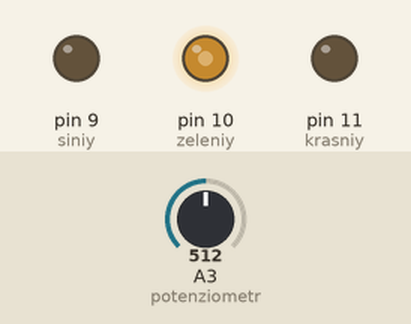
Recording of a sketch running on a simulated Arduino Uno, built with avr-gcc and run on an emulated ATmega328P. Shown: output pins drawn as LEDs (lit = HIGH). The test bench sets the inputs (shaded band); at power-on: A3 (potenziometr) = 512.

Above: at 1.2 s.
1.3 s: A3 (potenziometr) set to 331
At 2.4 s:
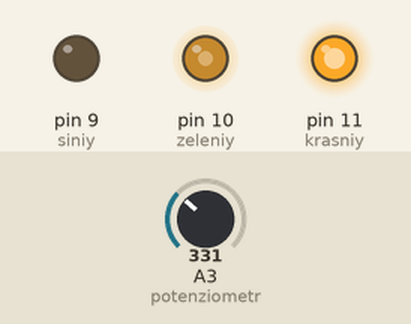
2.8 s: A3 (potenziometr) set to 351
At 3.5 s:
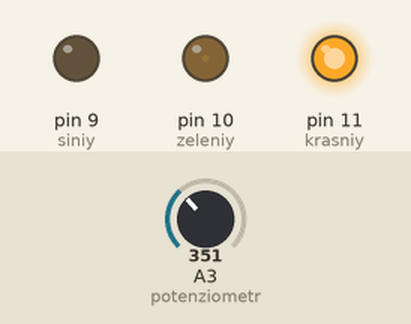
4.3 s: A3 (potenziometr) set to 122
At 4.7 s:
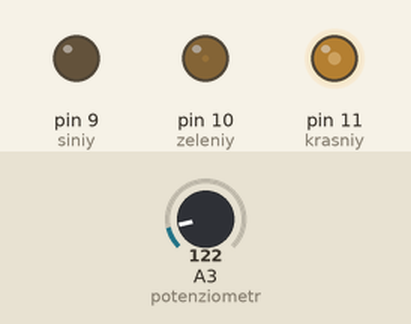
5.8 s: A3 (potenziometr) set to 0
At 7.0 s:
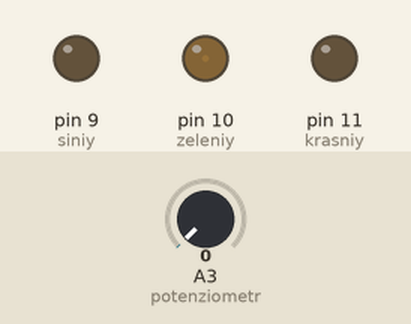
7.3 s: A3 (potenziometr) set to 692
At 8.1 s:
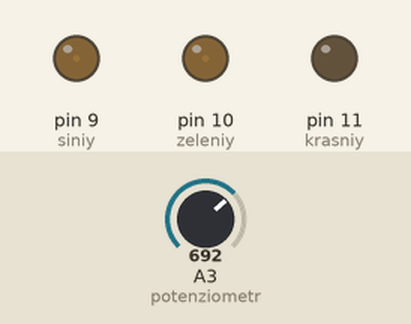
Timing chart, 0 to 9.8 s (numbered marks = the images above; inputs shaded):
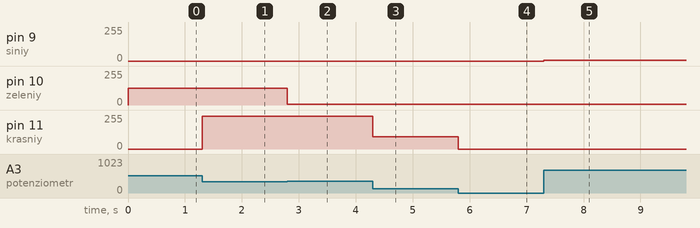

Measured:
- after the input at 1.3 s, pin 11 (krasniy): 0/255 → 247/255 at once
- after the input at 2.8 s, pin 10 (zeleniy): 127/255 → 6/255 at once
- after the input at 4.3 s, pin 11 (krasniy): 247/255 → 91/255 at once
- after the input at 5.8 s, pin 11 (krasniy): 91/255 → 0/255 at once
- after the input at 7.3 s, pin 9 (siniy): 0/255 → 6/255 at once

The sketch:

rgb.ino
```cpp
const int potenziometr = A3;
const int krasniy = 11;
const int zeleniy = 10;
const int siniy = 9;
int urovenyarkosti_k = 0;
int urovenyarkosti_z = 0;
int urovenyarkosti_s = 0;

void setup() {
  // put your setup code here, to run once:
  pinMode(potenziometr, INPUT);
  pinMode(krasniy, OUTPUT);
  pinMode(zeleniy, OUTPUT);
  pinMode(siniy, OUTPUT);
}

void loop() {
  // put your main code here, to run repeatedly:
  //конвертируем из 10 бит в 8 бит
  int potenziometrnapryazhenie = analogRead(potenziometr);
  if(potenziometrnapryazhenie <= 341){
    urovenyarkosti_k = map(potenziometrnapryazhenie, 0, 341, 0, 255);
  }
  else if(potenziometrnapryazhenie <= 682){
    urovenyarkosti_z = map(potenziometrnapryazhenie, 342, 682, 0, 255);
  }
  else{
    urovenyarkosti_s = map(potenziometrnapryazhenie, 683, 1023, 0, 255);
  }

  analogWrite(krasniy, urovenyarkosti_k);
  analogWrite(zeleniy, urovenyarkosti_z);
  analogWrite(siniy, urovenyarkosti_s);
}
```
